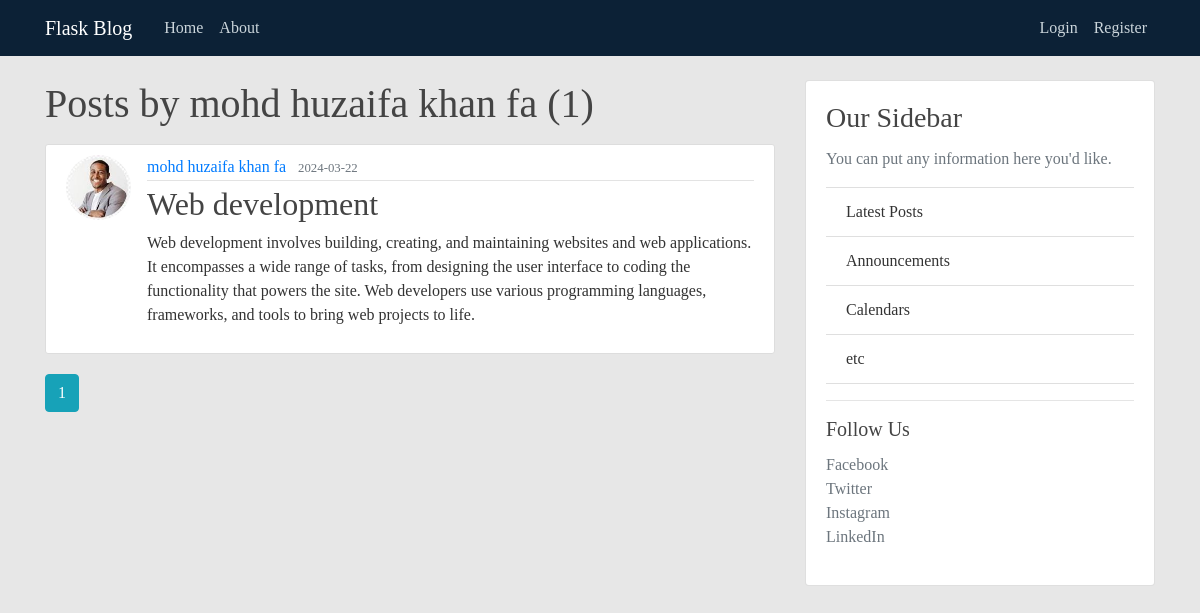
Page /user/mohd huzaifa khan fa on the committed database.
### flaskblog/models.py (models this page shows, shortened)
class User(db.Model, UserMixin):
    id = db.Column(db.Integer, primary_key=True)
    username = db.Column(db.String(20), unique=True, nullable=False)
    email = db.Column(db.String(120), unique=True, nullable=False)
    image_file = db.Column(db.String(20), nullable=False, default='default.jpg')
    password = db.Column(db.String(60), nullable=False)
    posts = db.relationship('Post', backref='author', lazy=True)

class Post(db.Model):
    id = db.Column(db.Integer, primary_key=True)
    title = db.Column(db.String(100), nullable=False)
    date_posted = db.Column(db.DateTime, nullable=False, default=datetime.utcnow)
    content = db.Column(db.Text, nullable=False)
    user_id = db.Column(db.Integer, db.ForeignKey('user.id'), nullable=False)

### flaskblog/users/routes.py (the view)
@users.route("/user/<string:username>")
def user_posts(username):
    page = request.args.get('page', 1, type=int)
    user = User.query.filter_by(username=username).first_or_404()
    posts = Post.query.filter_by(author=user)\
        .order_by(Post.date_posted.desc())\
        .paginate(page=page, per_page=5)
    return render_template('user_posts.html', posts=posts, user=user)

### flaskblog/templates/user_posts.html
{% extends "layout.html" %}
{% block content %}
    <h1 class="mb-3">Posts by {{ user.username }} ({{ posts.total }})</h1>
    {% for post in posts.items %}
        <article class="media content-section">
          <img class="rounded-circle article-img" src="{{ url_for('static', filename='profile_pics/' + post.author.image_file) }}">
          <div class="media-body">
            <div class="article-metadata">
              <a class="mr-2" href="{{ url_for('users.user_posts', username=post.author.username) }}">{{ post.author.username }}</a>
              <small class="text-muted">{{ post.date_posted.strftime('%Y-%m-%d') }}</small>
            </div>
            <h2><a class="article-title" href="{{ url_for('posts.post', post_id=post.id) }}">{{ post.title }}</a></h2>
            <p class="article-content">{{ post.content }}</p>
          </div>
        </article>
    {% endfor %}
    {% for page_num in posts.iter_pages(left_edge=1, right_edge=1, left_current=1, right_current=2) %}
      {% if page_num %}
        {% if posts.page == page_num %}
          <a class="btn btn-info mb-4" href="{{ url_for('users.user_posts', username=user.username, page=page_num) }}">{{ page_num }}</a>
        {% else %}
          <a class="btn btn-outline-info mb-4" href="{{ url_for('users.user_posts', username=user.username, page=page_num) }}">{{ page_num }}</a>
        {% endif %}
      {% else %}
        ...
      {% endif %}
    {% endfor %}
{% endblock content %}

### flaskblog/static/main.css (style rules this page uses)
body { background: #e7e7e7; color: #333333; margin-top: 5rem; font-family: 'Times New Roman', Times, serif; }
h1, h2, h3, h4, h5, h6 { color: #444444; }
.content-section { background: #ffffff; padding: 10px 20px; border: 1px solid #dddddd; border-radius: 3px; margin-bottom: 20px; }
.article-title { color: #444444; }
.article-content { white-space: pre-line; }
.article-img { height: 65px; width: 65px; margin-right: 16px; }
.article-metadata { padding-bottom: 1px; margin-bottom: 4px; border-bottom: 1px solid #e3e3e3 }

### rows in the picture
User: username "mohd huzaifa khan fa"
Post: image_file (picture), author.username "mohd huzaifa khan fa", date_posted "2024-03-22", title "Web development", content "Web development involves building, creating, and maintaining websites and web applications. It encompasses a wide range of tasks, from designing the user interface to coding the functionality that powers the site. Web developers use various programming languages, frameworks, and tools to bring web projects to life."

### other values in the picture
{{ posts.total }} "1"
{{ page_num }} "1"
